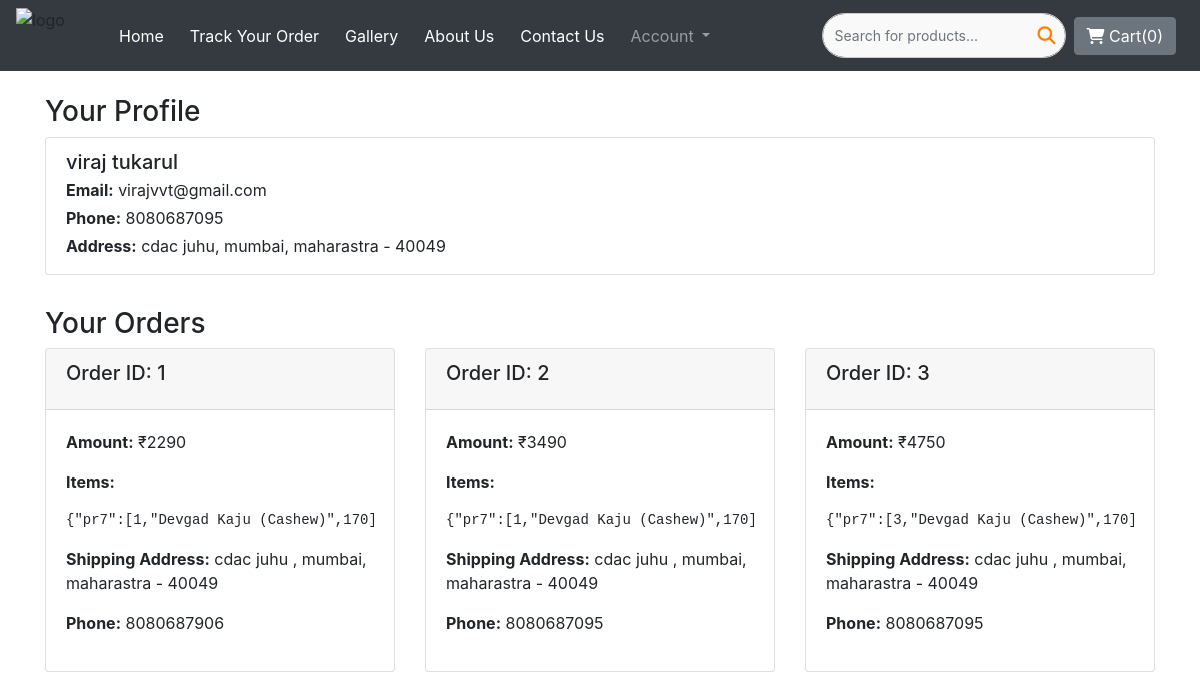
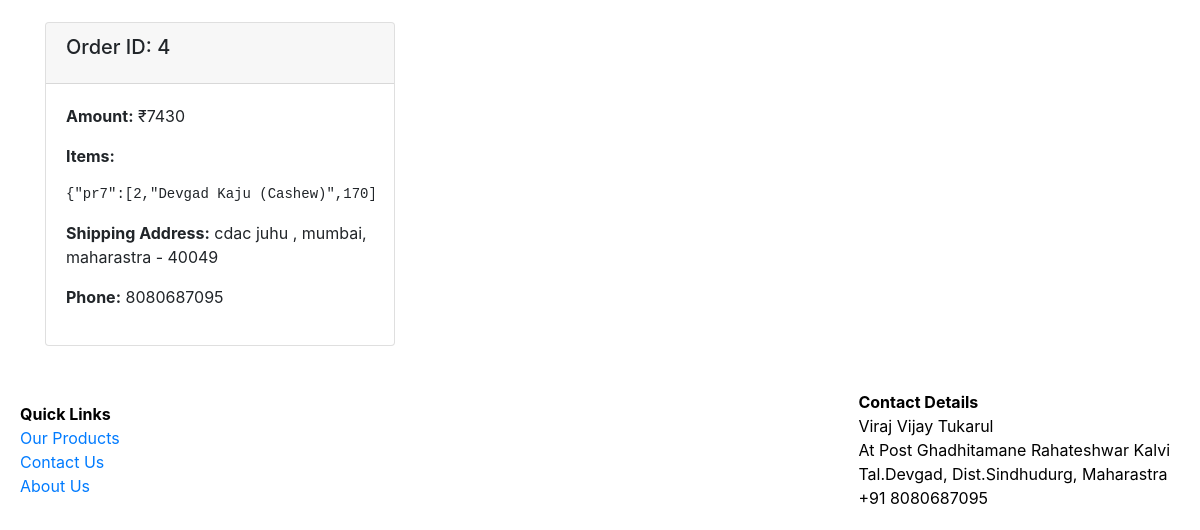
Before: /profile_user/ (signed in) with the older database file (2 pictures, top to bottom).
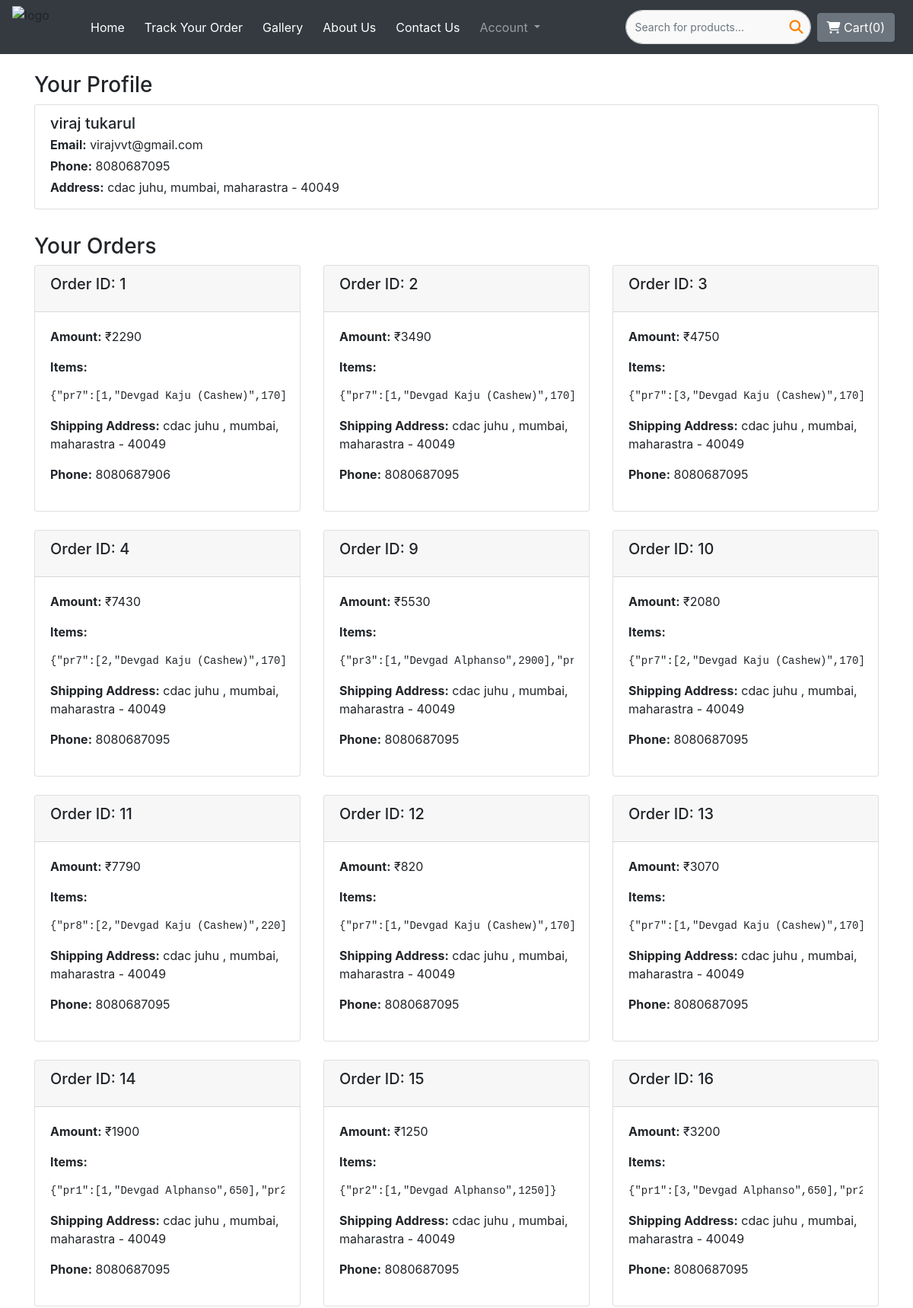
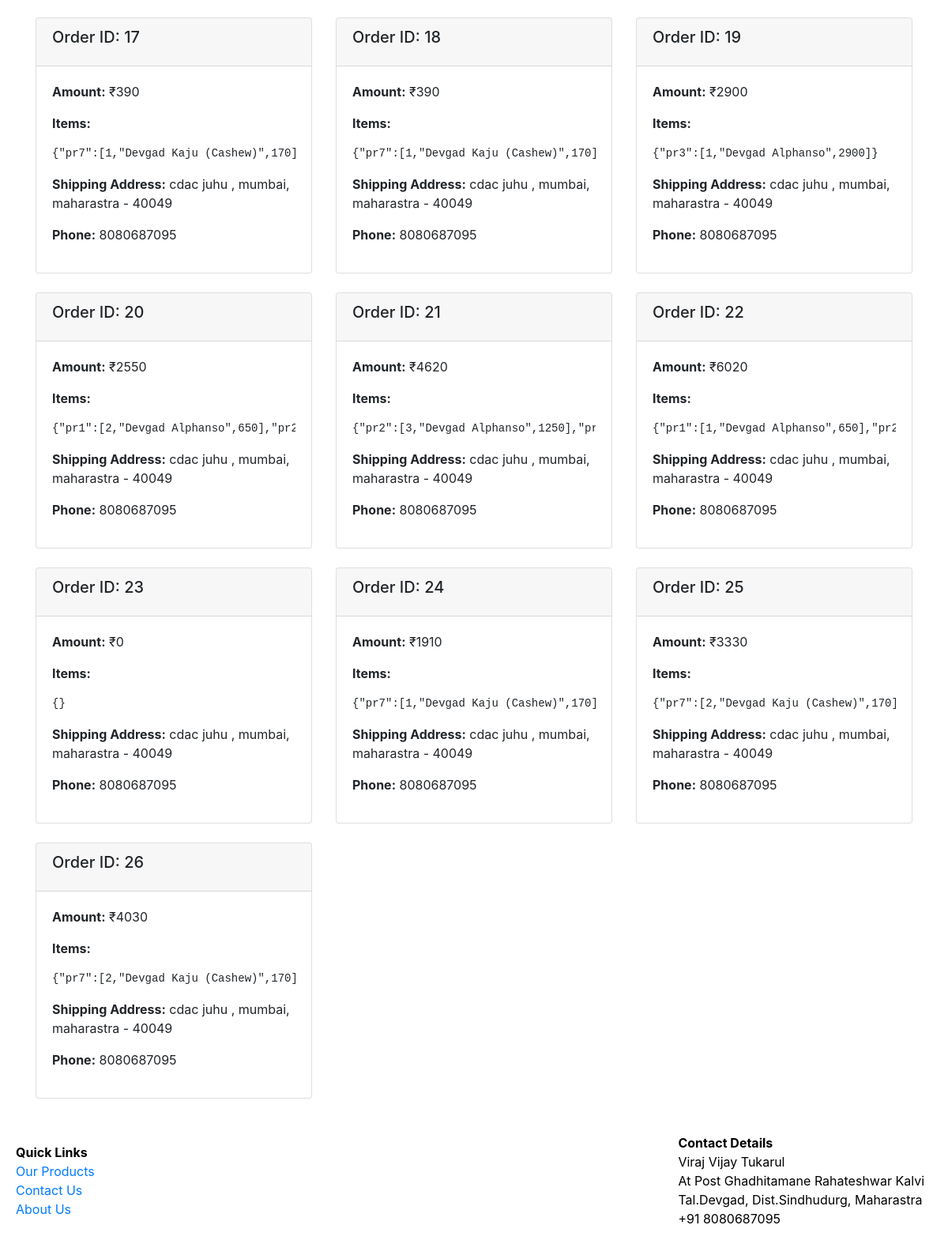
After: the same page with the newer database file (2 pictures, top to bottom).
### users/models.py (models this page shows, shortened)
class CustomerDetails(models.Model):
    user = models.ForeignKey(User, on_delete=models.CASCADE, null=True, blank=True)  # new
    address_id = models.AutoField(primary_key=True)
    name = models.CharField(max_length=70, default="")
    email = models.EmailField(max_length=90, default="")
    address = models.CharField(max_length=150, default="")
    city = models.CharField(max_length=50, default="")
    state = models.CharField(max_length=50, default="")
    zip_code = models.CharField(max_length=10, default="")
    phone = models.CharField(max_length=30, default="")

### mango_shop/models.py (models this page shows)
class Orders(models.Model):
    user = models.ForeignKey(User, on_delete=models.CASCADE, null=True, blank=True) # new
    order_id = models.AutoField(primary_key=True)
    items_json = models.CharField(max_length=5000)
    amount = models.IntegerField(default=0)
    name = models.CharField(max_length=100)
    email = models.EmailField(max_length=100)
    address = models.CharField(max_length=150)
    city = models.CharField(max_length=90)
    state = models.CharField(max_length=100)
    zip_code = models.TextField(max_length=10)
    phone = models.TextField(max_length=30, default="")

### mango_shop/views.py (the view)
# urls.py: path('profile_user/', views.profile, name='Mango_shop - profile'),
@login_required
def profile(request):
    user = request.user
    customers = CustomerDetails.objects.filter(user=user)
    orders = Orders.objects.filter(user=user)
    return render(request, 'mango_shop/profile_user.html', {'customers': customers, 'orders': orders})

### mango_shop/templates/mango_shop/profile_user.html (shortened to what this page needs)
{% extends 'mango_shop/basic.html' %}
{% block body %}
<div class="container mt-4">
    <h3>Your Profile</h3>
    {% if customers %}
        <div class="list-group">
            {% for customer in customers %}
                <div class="list-group-item mb-2">
                    <h5 class="mb-1">{{ customer.name }}</h5>
                    <p class="mb-1"><strong>Email:</strong> {{ customer.email }}</p>
                    <p class="mb-1"><strong>Phone:</strong> {{ customer.phone }}</p>
                    <p class="mb-1"><strong>Address:</strong> {{ customer.address }}, {{ customer.city }}, {{ customer.state }} - {{ customer.zip_code }}</p>
                </div>
            {% endfor %}
        </div>
    {% else %}
        <p>No customer details available.</p>
    {% endif %}
</div>
<div class="container mt-4">
    <h3>Your Orders</h3>
    {% if orders %}
        <div class="row">
            {% for order in orders %}
                <div class="col-md-4 mb-4">
                    <div class="card">
                        <div class="card-header">
                            <h5 class="card-title">Order ID: {{ order.order_id }}</h5>
                        </div>
                        <div class="card-body">
                            <p><strong>Amount:</strong> ₹{{ order.amount }}</p>
                            <p><strong>Items:</strong></p>
                            <pre>{{ order.items_json }}</pre>
                            <p><strong>Shipping Address:</strong> {{ order.address }}, {{ order.city }}, {{ order.state }} - {{ order.zip_code }}</p>
                            <p><strong>Phone:</strong> {{ order.phone }}</p>
                        </div>
                    </div>
                </div>
            {% endfor %}
        </div>
    {% else %}
        <p>No orders yet.</p>
    {% endif %}
</div>
{% endblock %}

Changed rows visible on the page:
added Orders: order_id "9", amount "5530", items_json "{\"pr3\":[1,\"Devgad…", address "cdac juhu", city "mumbai", state "maharastra", zip_code "40049", phone "8080687095"
added Orders: order_id "10", amount "2080", items_json "{\"pr7\":[2,\"Devgad Kaju…", address "cdac juhu", city "mumbai", state "maharastra", zip_code "40049", phone "8080687095"
added Orders: order_id "11", amount "7790", items_json "{\"pr8\":[2,\"Devgad Kaju…", address "cdac juhu", city "mumbai", state "maharastra", zip_code "40049", phone "8080687095"
added Orders: order_id "12", amount "820", items_json "{\"pr7\":[1,\"Devgad Kaju…", address "cdac juhu", city "mumbai", state "maharastra", zip_code "40049", phone "8080687095"
added Orders: order_id "13", amount "3070", items_json "{\"pr7\":[1,\"Devgad Kaju…", address "cdac juhu", city "mumbai", state "maharastra", zip_code "40049", phone "8080687095"
added Orders: order_id "14", amount "1900", items_json "{\"pr1\":[1,\"Devgad…", address "cdac juhu", city "mumbai", state "maharastra", zip_code "40049", phone "8080687095"
added Orders: order_id "15", amount "1250", items_json "{\"pr2\":[1,\"Devgad Alphanso\",1250]}", address "cdac juhu", city "mumbai", state "maharastra", zip_code "40049", phone "8080687095"
added Orders: order_id "16", amount "3200", items_json "{\"pr1\":[3,\"Devgad…", address "cdac juhu", city "mumbai", state "maharastra", zip_code "40049", phone "8080687095"
added Orders: order_id "17", amount "390", items_json "{\"pr7\":[1,\"Devgad Kaju…", address "cdac juhu", city "mumbai", state "maharastra", zip_code "40049", phone "8080687095"
added Orders: order_id "18", amount "390", items_json "{\"pr7\":[1,\"Devgad Kaju…", address "cdac juhu", city "mumbai", state "maharastra", zip_code "40049", phone "8080687095"
added Orders: order_id "19", amount "2900", items_json "{\"pr3\":[1,\"Devgad Alphanso\",2900]}", address "cdac juhu", city "mumbai", state "maharastra", zip_code "40049", phone "8080687095"
added Orders: order_id "20", amount "2550", items_json "{\"pr1\":[2,\"Devgad…", address "cdac juhu", city "mumbai", state "maharastra", zip_code "40049", phone "8080687095"
added Orders: order_id "21", amount "4620", items_json "{\"pr2\":[3,\"Devgad…", address "cdac juhu", city "mumbai", state "maharastra", zip_code "40049", phone "8080687095"
added Orders: order_id "22", amount "6020", items_json "{\"pr1\":[1,\"Devgad…", address "cdac juhu", city "mumbai", state "maharastra", zip_code "40049", phone "8080687095"
added Orders: order_id "23", amount "0", items_json "{}", address "cdac juhu", city "mumbai", state "maharastra", zip_code "40049", phone "8080687095"
added Orders: order_id "24", amount "1910", items_json "{\"pr7\":[1,\"Devgad Kaju…", address "cdac juhu", city "mumbai", state "maharastra", zip_code "40049", phone "8080687095"
added Orders: order_id "25", amount "3330", items_json "{\"pr7\":[2,\"Devgad Kaju…", address "cdac juhu", city "mumbai", state "maharastra", zip_code "40049", phone "8080687095"
added Orders: order_id "26", amount "4030", items_json "{\"pr7\":[2,\"Devgad Kaju…", address "cdac juhu", city "mumbai", state "maharastra", zip_code "40049", phone "8080687095"
